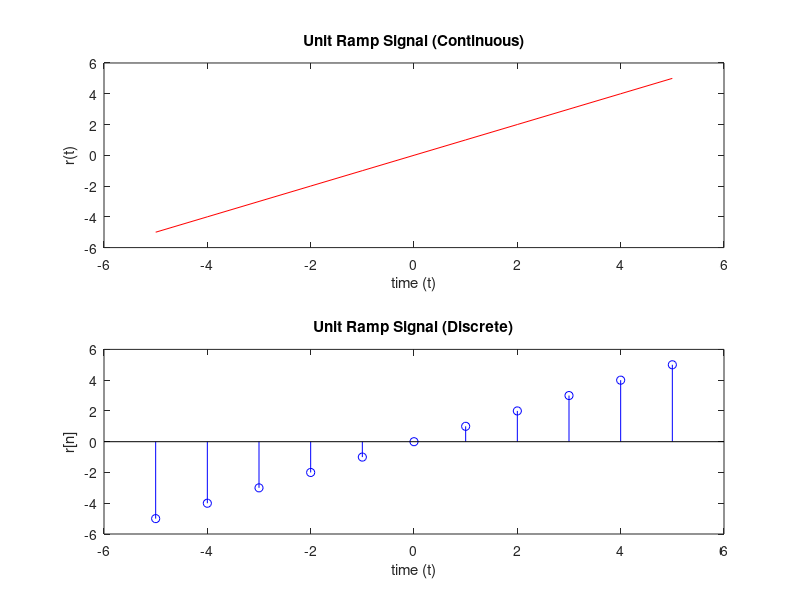

MATLAB code to generate this figure:
clc
clear
n = input('Limit (-n<t<n) : ');
x= -n:1:n;

% n=input('Enter the upper limit: ');
% x= 0:n;

subplot(2,1,1);

plot(x,x,'r');
xlabel('time (t)');
ylabel('r(t)');
title('Unit Ramp Signal (Continuous)');

subplot(2,1,2);

stem(x,x,'b');
xlabel('time (t)');
ylabel('r[n]');
title('Unit Ramp Signal (Discrete)');